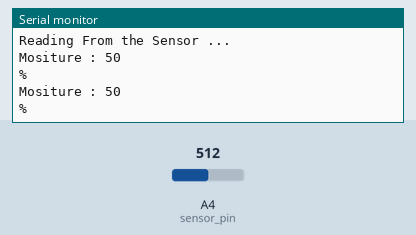
A sketch run on a simulated Arduino Uno, built with avr-gcc and run on an emulated ATmega328P. On the bench: the last lines printed to the serial monitor. The test bench sets the inputs (shaded band); at power-on: A4 (sensor_pin) = 512.

Above: at 3.2 s.
3.3 s: A4 (sensor_pin) set to 716
At 4.4 s:
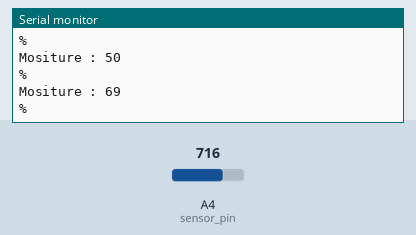
4.8 s: A4 (sensor_pin) set to 900
At 5.8 s:
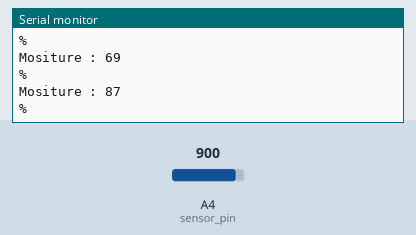
Timing chart, 0 to 7.8 s (numbered marks = the images above; inputs shaded):
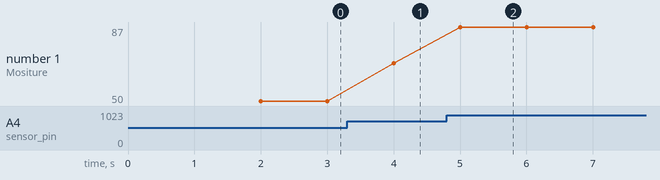

The sketch:

Serial2.ino
```cpp
int sensor_pin = 18;
int output_value ;

void setup() {
  Serial.begin(115200);
  Serial.println("Reading From the Sensor ...");
  delay(2000);
  }

void loop() {

  output_value= analogRead(sensor_pin);
  output_value = map(output_value,0,1023,0,100);
  Serial.print("Mositure : ");
  Serial.println(output_value);
  Serial.println("%");
  delay(1000);
  }
```

Measured:
- after the input at 3.3 s, the serial monitor: prints a new line after 0.70 s (image 1)
- after the input at 4.8 s, the serial monitor: prints a new line after 0.20 s (image 2)
- plotted number 1: 50 → 69 after the input at 3.3 s, 69 → 87 after the input at 4.8 s
